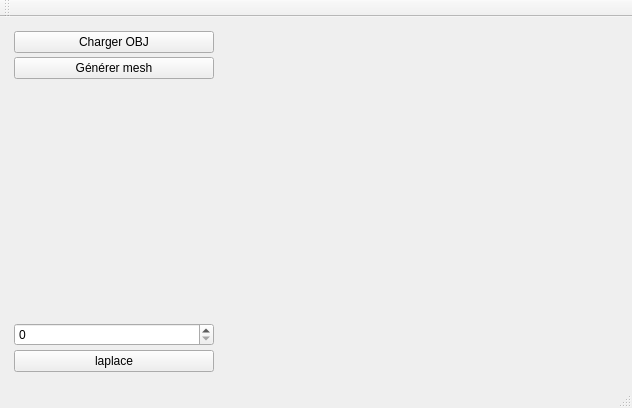
<?xml version="1.0" encoding="UTF-8"?>
<ui version="4.0">
 <class>MainWindow</class>
 <widget class="QMainWindow" name="MainWindow">
  <property name="geometry">
   <rect>
    <x>0</x>
    <y>0</y>
    <width>632</width>
    <height>408</height>
   </rect>
  </property>
  <property name="windowTitle">
   <string>MainWindow</string>
  </property>
  <widget class="QWidget" name="centralWidget">
   <layout class="QHBoxLayout" name="horizontalLayout">
    <item>
     <widget class="QWidget" name="widget_2" native="true">
      <property name="sizePolicy">
       <sizepolicy hsizetype="Maximum" vsizetype="Preferred">
        <horstretch>150</horstretch>
        <verstretch>0</verstretch>
       </sizepolicy>
      </property>
      <property name="minimumSize">
       <size>
        <width>150</width>
        <height>0</height>
       </size>
      </property>
      <layout class="QVBoxLayout" name="verticalLayout">
       <property name="spacing">
        <number>4</number>
       </property>
       <property name="leftMargin">
        <number>3</number>
       </property>
       <property name="topMargin">
        <number>3</number>
       </property>
       <property name="rightMargin">
        <number>3</number>
       </property>
       <property name="bottomMargin">
        <number>3</number>
       </property>
       <item>
        <widget class="QPushButton" name="pushButton_chargement">
         <property name="minimumSize">
          <size>
           <width>200</width>
           <height>0</height>
          </size>
         </property>
         <property name="text">
          <string>Charger OBJ</string>
         </property>
        </widget>
       </item>
       <item>
        <widget class="QPushButton" name="pushButton_generer">
         <property name="text">
          <string>Générer mesh</string>
         </property>
        </widget>
       </item>
       <item>
        <spacer name="verticalSpacer">
         <property name="orientation">
          <enum>Qt::Vertical</enum>
         </property>
         <property name="sizeHint" stdset="0">
          <size>
           <width>20</width>
           <height>40</height>
          </size>
         </property>
        </spacer>
       </item>
       <item>
        <widget class="QSpinBox" name="vertexSelec"/>
       </item>
       <item>
        <widget class="QPushButton" name="laplace">
         <property name="text">
          <string>laplace</string>
         </property>
        </widget>
       </item>
      </layout>
     </widget>
    </item>
    <item>
     <widget class="MeshViewerWidget" name="displayWidget" native="true"/>
    </item>
   </layout>
  </widget>
  <widget class="QMenuBar" name="menuBar">
   <property name="geometry">
    <rect>
     <x>0</x>
     <y>0</y>
     <width>632</width>
     <height>26</height>
    </rect>
   </property>
  </widget>
  <widget class="QToolBar" name="mainToolBar">
   <attribute name="toolBarArea">
    <enum>TopToolBarArea</enum>
   </attribute>
   <attribute name="toolBarBreak">
    <bool>false</bool>
   </attribute>
  </widget>
  <widget class="QStatusBar" name="statusBar"/>
 </widget>
 <layoutdefault spacing="6" margin="11"/>
 <customwidgets>
  <customwidget>
   <class>MeshViewerWidget</class>
   <extends>QWidget</extends>
   <header location="global">meshviewerwidget.h</header>
   <container>1</container>
  </customwidget>
 </customwidgets>
 <resources/>
 <connections/>
</ui>
